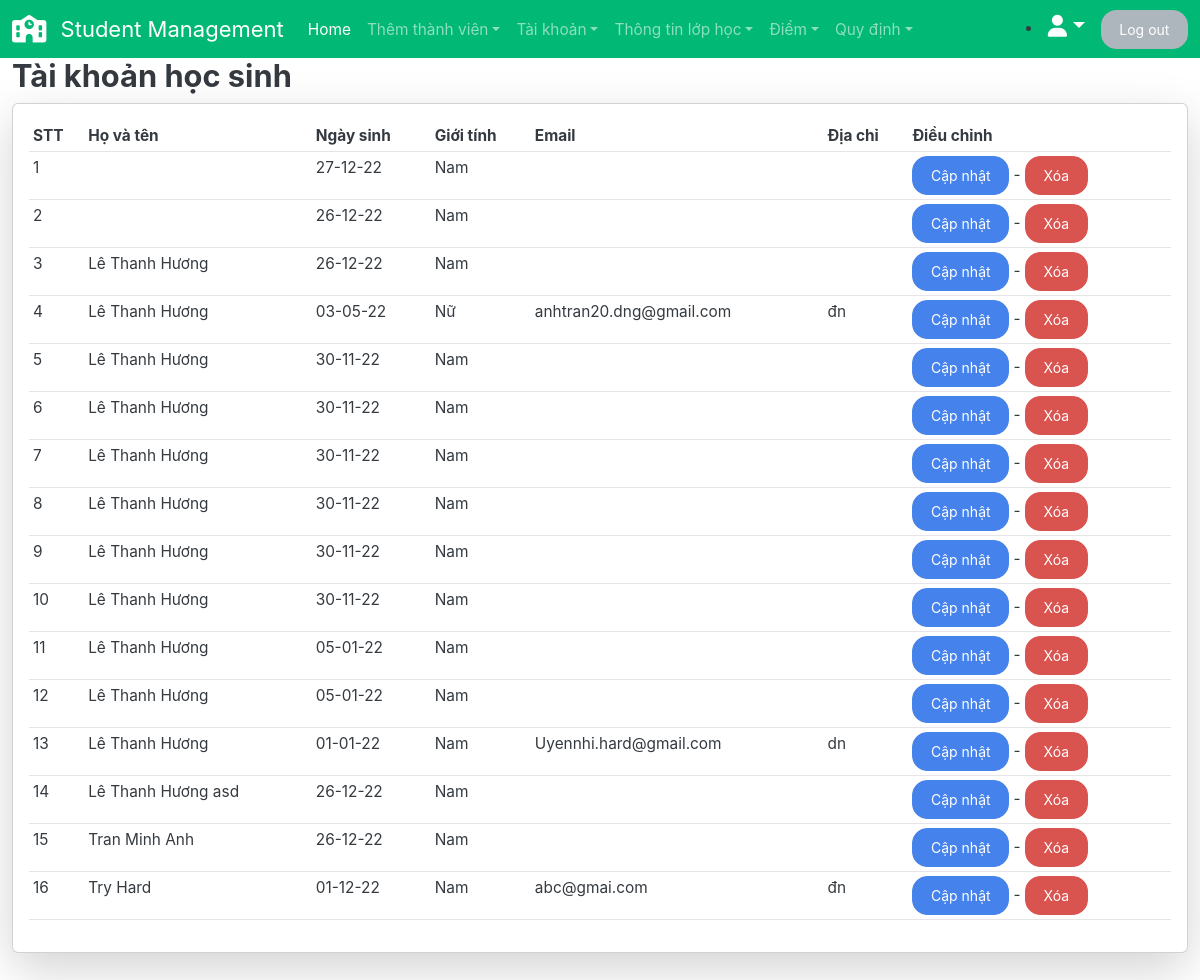
/danhsachtaikhoanHS/, run on an earlier commit of the app's database.
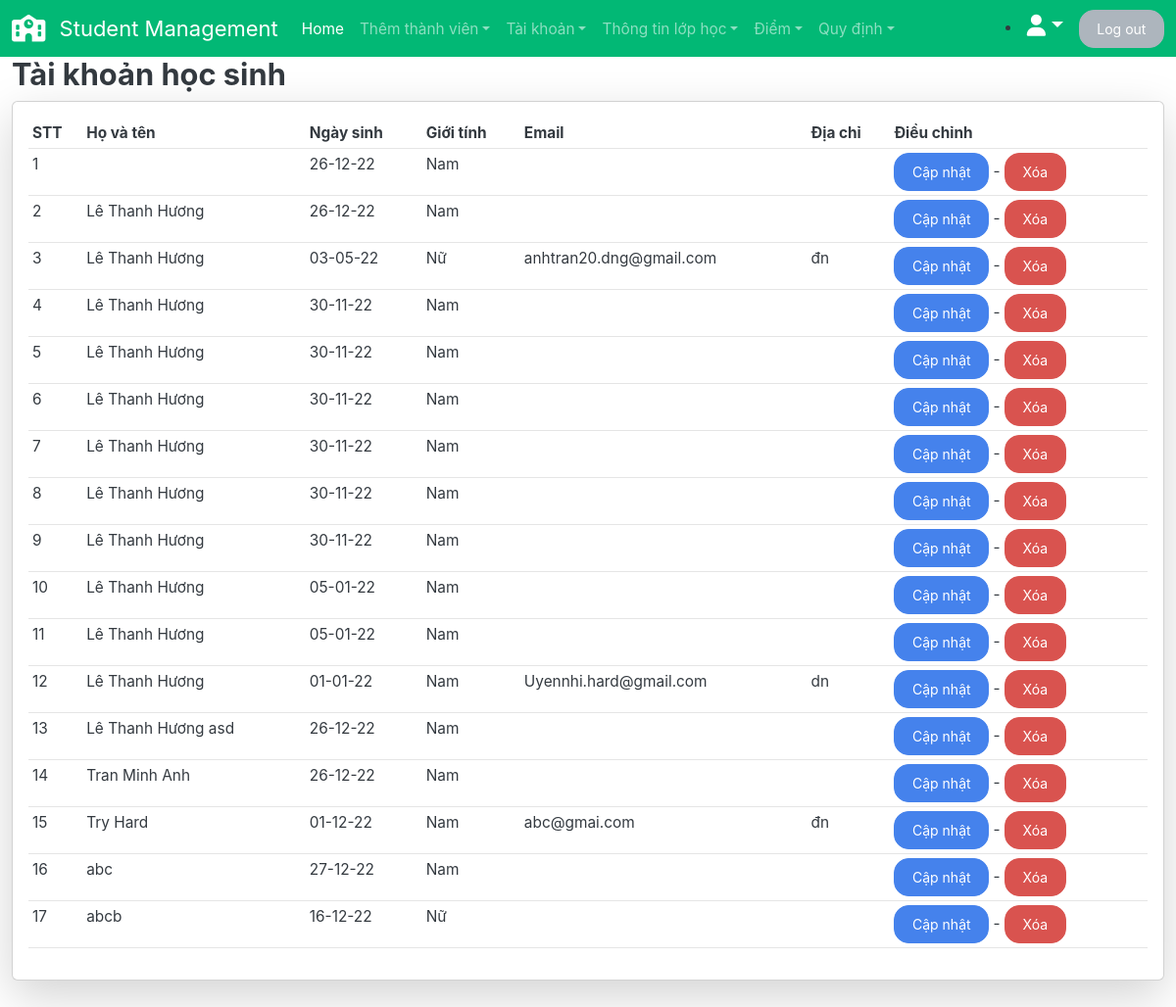
And on a later commit of the database.
### studentManager/models.py (models this page shows, shortened)
class Student(models.Model):
    user = models.OneToOneField(CustomUser, on_delete=models.CASCADE)
    classOfSchool = models.ManyToManyField(SchoolClass, blank=True)

class CustomUser(AbstractUser):
    USER_TYPE = (('1', "Admin"), ('2', "Teacher"), ('3', "Student"))
    SEX_CATELOGY = [("1", "Nam"), ("0", "Nữ")]
    now = date.today
    username = models.CharField(max_length=200, unique=True)
    role = models.CharField(default='1', choices=USER_TYPE, max_length=1)
    is_active = models.BooleanField(default=True)
    is_staff = models.BooleanField(default=False)
    is_superuser = models.BooleanField(default=False)
    name = models.CharField(default='', max_length=200)
    dateOfBirth = models.DateField(default=now)
    sex = models.CharField(default='1', choices=SEX_CATELOGY,max_length=1)
    phone = models.CharField(default='', max_length=20, blank=True)
    email = models.EmailField(default='', blank=True)
    address = models.TextField(default='', blank=True)
    USERNAME_FIELD = "username"
    REQUIRED_FIELDS = []
    objects = CustomUserManager()

### studentManager/views.py (the view)
# urls.py: path("danhsachtaikhoanHS/", views.dsTaiKhoanHS, name='dsTaiKhoanHS'),
def dsTaiKhoanHS(request):
    accountsStudent = Student.objects.all().order_by('user__name')
    formatDate = [a.user.dateOfBirth.strftime(
        "%d-%m-%y") for a in accountsStudent]
    accounts = zip(accountsStudent, formatDate)
    context = {
        'accounts': accounts,
    }
    return render(request, 'studentManager/dsTaikhoanHS.html', context=context)

### studentManager/templates/studentManager/dsTaikhoanHS.html
{% extends 'studentManager/base.html' %}
{% load static %}
{% block content %}
<h3 class="label">Tài khoản học sinh</h3>
<div class="card card-body shadow-lg">
    <table class="table table-sm">
        <tr>
            <th>STT</th>
            <th>Họ và tên</th>
            <th>Ngày sinh</th>
            <th>Giới tính</th>
            <th>Email</th>
            <th>Địa chỉ</th>
            <th>Điều chỉnh</th>
        </tr>
        {% for account,date in accounts %}
        <tr>
            <td>{{ forloop.counter }}</td>
            <td>{{account.user.name}}</td>
            <td>{{date}}</td>
            {%if account.user.sex == '1'%}
            <td>Nam</td>
            {%else%}
            <td>Nữ</td>
            {%endif%}
            <td>{{account.user.email}}</td>
            <td>{{account.user.address}}</td>
            <td>
                <a href="{% url 'capNhatTKHS' account.id %}"  class="btn btn-primary">Cập nhật</a> -
                <a href="#" onclick="return confirm('Xác nhận xóa tài khoản này ?')"
                    class="btn btn-danger">Xóa</a>
            </td>
        </tr>
        {% endfor %}
    </table>
</div>
<br>
{% endblock content %}

What changed in the data, as far as the page shows it:
changed through a linked row, Student: user.name (not shown) → "abc"; moves down the list
added Student: user.name "abcb", date "16-12-22", shows "Nữ"
